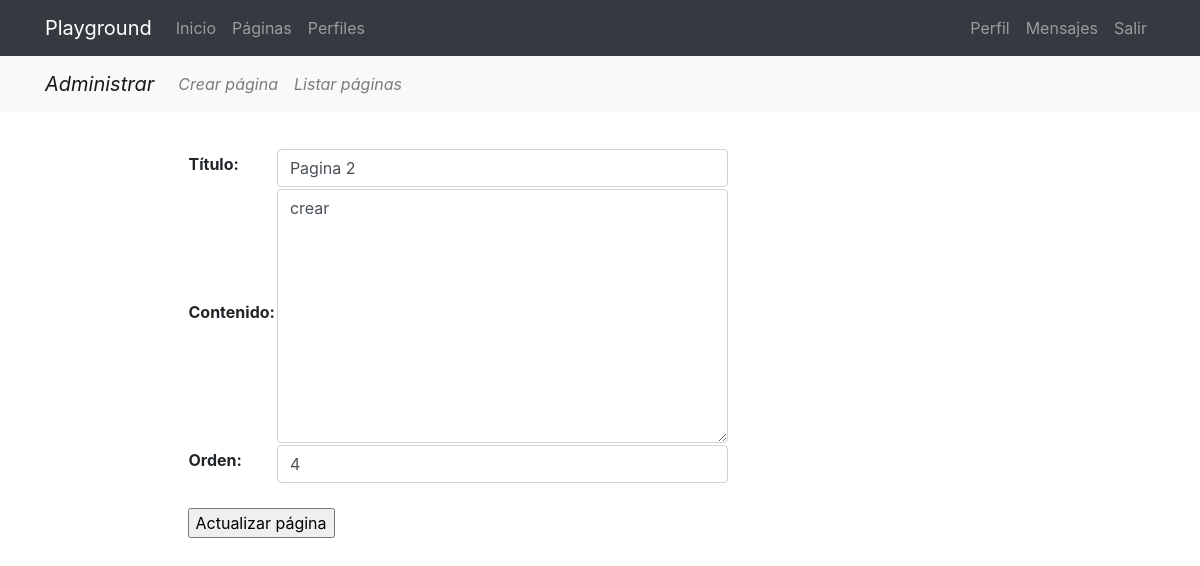
Page /pages/update/4 (signed in) on the committed database.
### pages/models.py (models this page shows, shortened)
class Page(models.Model):
    title = models.CharField(verbose_name="Título", max_length=200)
    content = RichTextField(verbose_name="Contenido")
    order = models.SmallIntegerField(verbose_name="Orden", default=0)
    created = models.DateTimeField(auto_now_add=True, verbose_name="Fecha de creación")
    updated = models.DateTimeField(auto_now=True, verbose_name="Fecha de edición")
    class Meta:
        verbose_name = "página"
        verbose_name_plural = "páginas"
        ordering = ['order', 'title']

### pages/views.py (the view, shortened to what this page needs)
# urls.py: path('update/<int:pk>',PageUpdate.as_view(),name='update'),
@method_decorator(staff_member_required, name='dispatch')
class PageUpdate(UpdateView):
    model = Page
    form_class = PageForm
    template_name_suffix = "_update_form"
    success_url = reverse_lazy('pages:pages')

### pages/forms.py
class PageForm(forms.ModelForm):
    class Meta:
        model = Page
        fields=['title','content','order']
        widgets = {
            'title': forms.TextInput(attrs={'class':'form-control','placeholder':'Titulo'}),
            'content':forms.Textarea(attrs={'class':'form-control'}),
            'order':forms.NumberInput(attrs={'class':'form-control','placeholder':'Orden'}),
        }

### pages/templates/pages/page_update_form.html (shortened to what this page needs)
{% extends 'core/base.html' %}
{% load static %}
{% block content %}
{% include 'pages/includes/pages_menu.html'%}
<main role="main">
  <div class="container">
    <div class="row mt-3">
      <div class="col-md-9 mx-auto">
        <div>
            <form action="" method="post">{% csrf_token %}
                <table>
                    {{ form.as_table }}
                </table>
                <br>
                <input type="submit" value="Actualizar página" />
            </form>
        </div>
      </div>
    </div>
  </div>
</main>
{% endblock %}

### core/static/core/css/main.css (style rules this page uses)
main { padding-top: 20px; }
:root { --jumbotron-padding-y: 3rem; }

### rows in the picture
Page: title "Pagina 2", content "crear", order "4"
